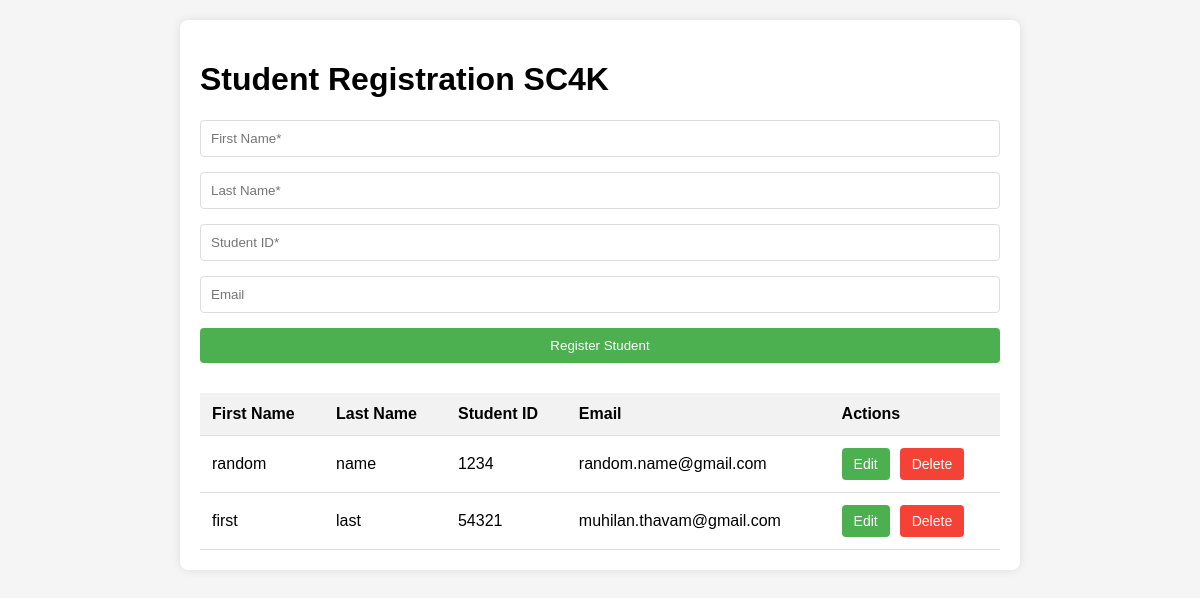
Before: / with the older database file.
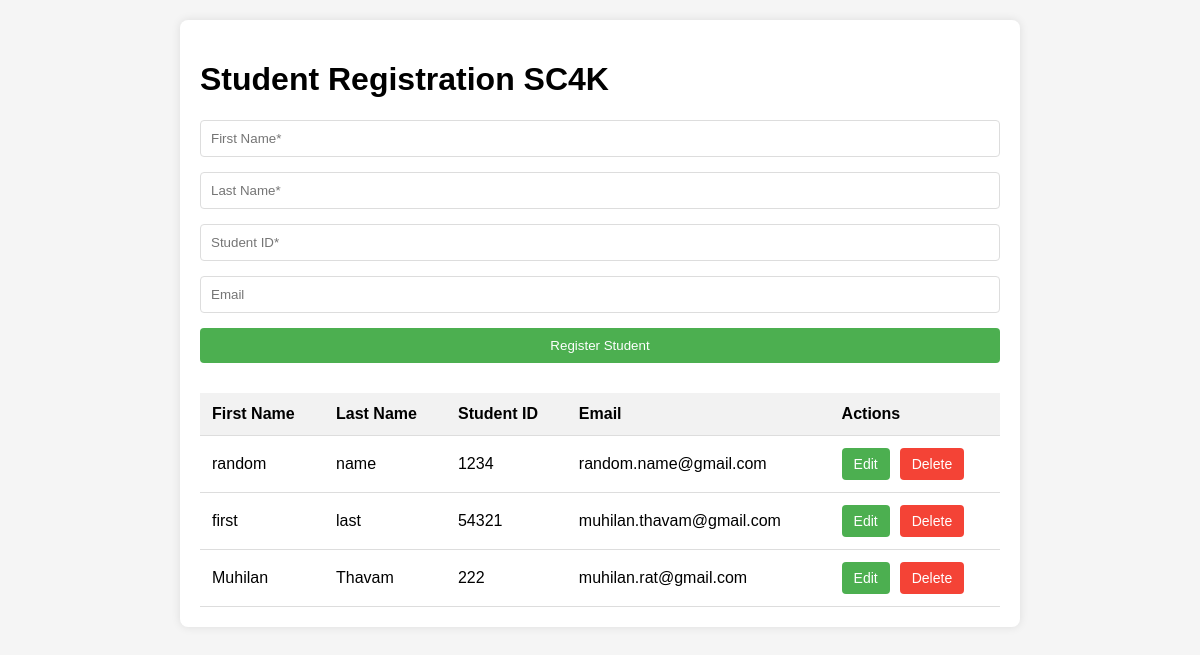
After: the same page with the newer database file.
### app.py (models this page shows, shortened)
class Student(db.Model):
    id = db.Column(db.Integer, primary_key=True)
    first_name = db.Column(db.String(20), nullable=False)
    last_name = db.Column(db.String(20), nullable=False)
    student_id = db.Column(db.String(20), unique=True)
    email = db.Column(db.String(50), unique=True)

### app.py (the view, shortened to what this page needs)
@app.route('/', methods=['GET', 'POST'])
def index():
    students = Student.query.all()
    return render_template('index.html', students=students)

### templates/index.html (shortened to what this page needs)
<!DOCTYPE html>
<html>
<head>
    <link rel="stylesheet" href="{{ url_for('static', filename='css/main.css') }}">
</head>
<body>
    <div class="container">
        <h1>Student Registration SC4K</h1>
        <form method="POST" class="student-form">
            <input type="text" name="first_name" placeholder="First Name*" required>
            <input type="text" name="last_name" placeholder="Last Name*" required>
            <input type="text" name="student_id" placeholder="Student ID*" required>
            <input type="email" name="email" placeholder="Email" required>
            <button type="submit">Register Student</button>
        </form>
        <table class="student-table">
            <thead>
                <tr>
                    <th>First Name</th>
                    <th>Last Name</th>
                    <th>Student ID</th>
                    <th>Email</th>
                    <th>Actions</th>
                </tr>
            </thead>
            <tbody>
                {% for student in students %}
                <tr>
                    <td>{{ student.first_name }}</td>
                    <td>{{ student.last_name }}</td>
                    <td>{{ student.student_id }}</td>
                    <td>{{ student.email }}</td>
                    <td class="action-buttons">
                        <a href="{{ url_for('update', id=student.id) }}" class="btn btn-edit">Edit</a>
                        <form action="{{ url_for('delete', id=student.id) }}" method="POST" style="display: inline;">
                            <button type="submit" class="btn btn-delete">Delete</button>
                        </form>
                    </td>
                </tr>
                {% endfor %}
            </tbody>
        </table>
    </div>
</body>
</html>

### static/css/main.css (style rules this page uses)
body { font-family: Arial, sans-serif; margin: 0; padding: 20px; background-color: #f5f5f5; }
.container { max-width: 800px; margin: 0 auto; background: white; padding: 20px; border-radius: 8px; box-shadow: 0 0 10px rgba(0,0,0,0.1); }
.student-form { display: grid; gap: 15px; margin-bottom: 30px; }
.student-form input { padding: 10px; border: 1px solid #ddd; border-radius: 4px; }
.student-form button { padding: 10px; background-color: #4CAF50; color: white; border: none; border-radius: 4px; }
.student-table { width: 100%; border-collapse: collapse; margin-top: 20px; }
.student-table th, .student-table td { padding: 12px; text-align: left; border-bottom: 1px solid #ddd; }
.student-table th { background-color: #f2f2f2; }
.action-buttons { display: flex; gap: 10px; }
.btn { padding: 8px 12px; text-decoration: none; border-radius: 4px; color: white; font-size: 14px; }
.btn-edit { background-color: #4CAF50; }
.btn-delete { background-color: #f44336; border: none; cursor: pointer; }

Changed rows visible on the page:
added Student: first_name "Muhilan", last_name "Thavam", student_id "222", email "muhilan.rat@gmail.com"
